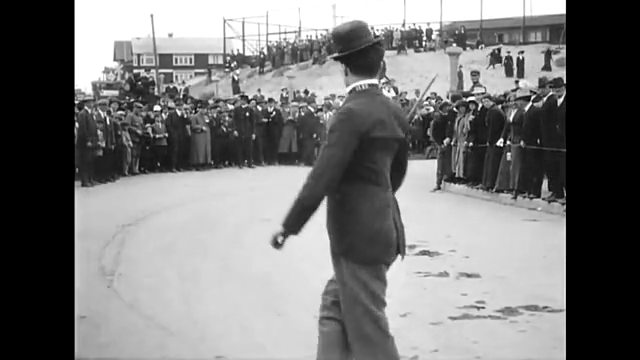
//> input picture frame 17 of 09_SuiviObjet/videos/chaplin.mp4, 640 x 360 px
$ ./suivi   (built with g++ and OpenCV 4)
//> lines starting //> are read from the running program, lines starting //| are printed output that depends on the picture
/**
    \file     soustraction.cpp
    \author   Philippe SIMIER (Touchard Wahington le Mans)

    \compilation
      g++ suivi.cpp -o  suivi `pkg-config --libs --cflags opencv`

    \version    1.0 - First release
*/


#include <opencv2/opencv.hpp>
#include <opencv2/tracking.hpp>
#include <opencv2/core/ocl.hpp>

using namespace cv;
using namespace std;

// Convert to string
#define SSTR( x ) static_cast< std::ostringstream & >( \
( std::ostringstream() << std::dec << x ) ).str()

int main(int argc, char **argv)
{
    // List of tracker types in OpenCV 3.4.1
    string trackerTypes[8] = {"BOOSTING", "MIL", "KCF", "TLD","MEDIANFLOW", "GOTURN", "MOSSE", "CSRT"};

    // Create a tracker
    string trackerType = trackerTypes[2];

    Ptr<Tracker> tracker;

    #if (CV_MINOR_VERSION < 3)
    {
        tracker = Tracker::create(trackerType);
    }
    #else

        if (trackerType == "BOOSTING")
            tracker = TrackerBoosting::create();
        if (trackerType == "MIL")
            tracker = TrackerMIL::create();
        if (trackerType == "KCF")
            tracker = TrackerKCF::create();
        if (trackerType == "TLD")
            tracker = TrackerTLD::create();
        if (trackerType == "MEDIANFLOW")
            tracker = TrackerMedianFlow::create();
        if (trackerType == "GOTURN")
            tracker = TrackerGOTURN::create();
        if (trackerType == "MOSSE")
            tracker = TrackerMOSSE::create();
        if (trackerType == "CSRT")
            tracker = TrackerCSRT::create();
    #endif

    // Read video
    VideoCapture video("videos/chaplin.mp4");

    // Exit if video is not opened
    if(!video.isOpened())
    {
        cout << "Could not read video file" << endl;
        return 1;
    }

    // Read first frame
    Mat frame;
    bool ok = video.read(frame);
//> frame is the input picture: 360 rows x 640 cols, CV_8UC3; min 0, max 255, mean 121

    // Define initial bounding box
    Rect2d bbox(187, 30, 86, 320);

    // Uncomment the line below to select a different bounding box
    // bbox = selectROI(frame, false);
    // Display bounding box.
    rectangle(frame, bbox, Scalar( 255, 0, 0 ), 2, 1 );

    imshow("Tracking", frame);
    tracker->init(frame, bbox);

    while(video.read(frame))
    {
        // Start timer
        double timer = (double)getTickCount();

        // Update the tracking result
        bool ok = tracker->update(frame, bbox);
//> ok = true

        // Calculate Frames per second (FPS)
        float fps = getTickFrequency() / ((double)getTickCount() - timer);

        if (ok)
        {
            // Tracking success : Draw the tracked object
            rectangle(frame, bbox, Scalar( 255, 0, 0 ), 2, 1 );
        }
        else
        {
            // Tracking failure detected.
            putText(frame, "Tracking failure detected", Point(100,80), FONT_HERSHEY_SIMPLEX, 0.75, Scalar(0,0,255),2);
        }

        // Display tracker type on frame
        putText(frame, trackerType + " Tracker", Point(100,20), FONT_HERSHEY_SIMPLEX, 0.75, Scalar(50,170,50),2);
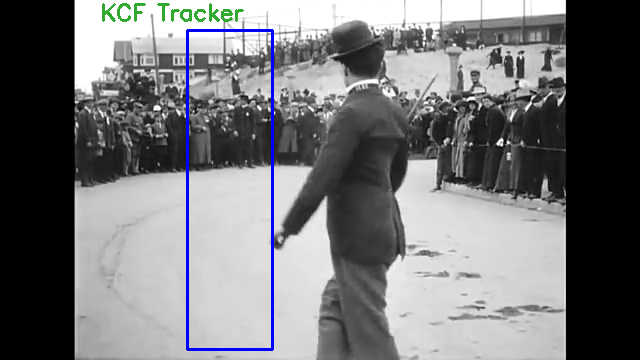
//> frame: 360 rows x 640 cols, CV_8UC3; mean B, G, R 120.9, 118.7, 118.3
        // Display FPS on frame
        putText(frame, "FPS : " + SSTR(int(fps)), Point(100,50), FONT_HERSHEY_SIMPLEX, 0.75, Scalar(50,170,50), 2);

        // Display frame.
        imshow("Tracking", frame);
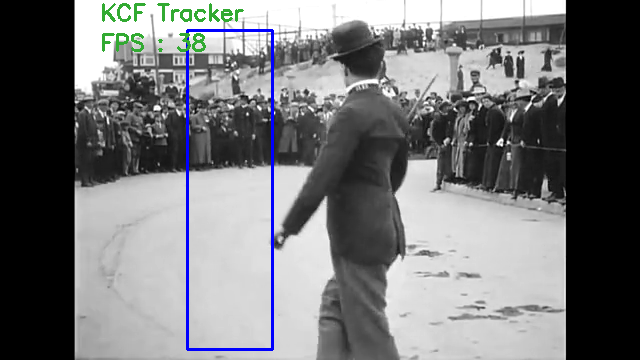
//> window 'Tracking': 360 rows x 640 cols, CV_8UC3; mean B, G, R 120.4, 118.6, 117.8
        // Exit if ESC pressed.
        int k = waitKey(25);
//> the Esc key is pressed
        if(k == 27)
        {
            break;
        }

    }
}

$ run again, starting later in the video
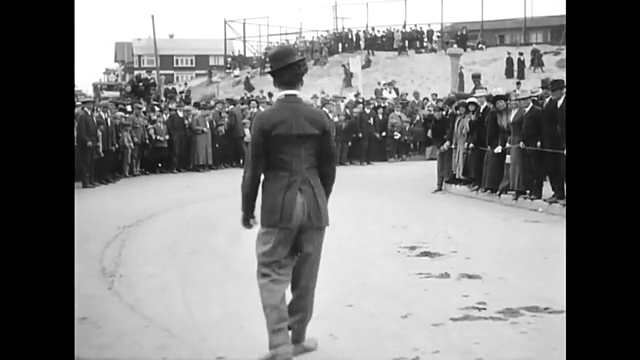
//> input picture frame 77 of 09_SuiviObjet/videos/chaplin.mp4, 640 x 360 px
//> frame is the input picture: 360 rows x 640 cols, CV_8UC3; min 0, max 255, mean 128.1
//> ok = true
//> `putText(frame, trackerType + " Tracker", Point(100,20), FONT_HERSHEY_S..`:
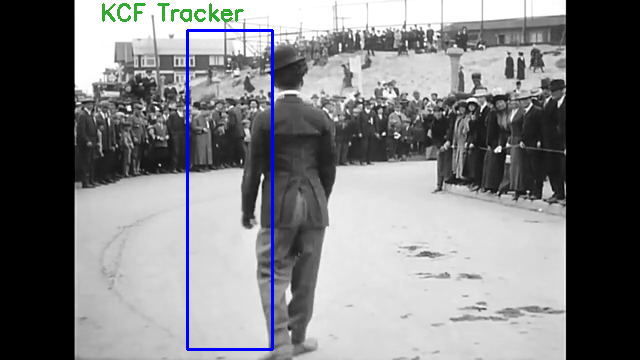
//> frame: 360 rows x 640 cols, CV_8UC3; mean B, G, R 128.4, 126.2, 125.7
//> `imshow("Tracking", frame);`:
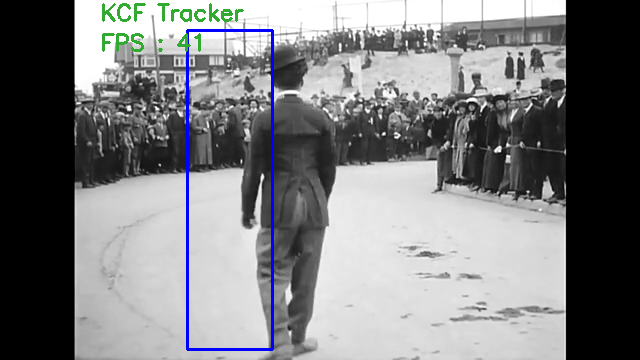
//> window 'Tracking': 360 rows x 640 cols, CV_8UC3; mean B, G, R 128, 126.1, 125.4
